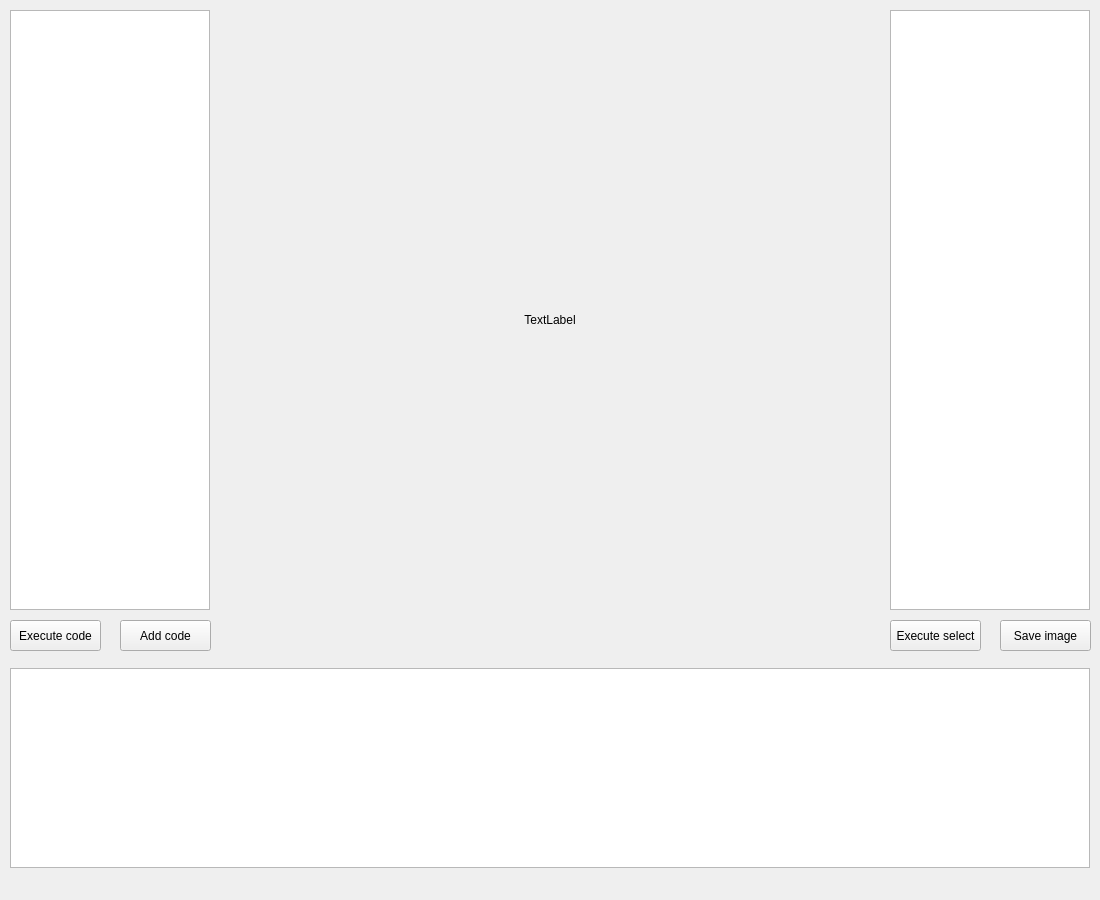
<?xml version="1.0" encoding="UTF-8"?>
<ui version="4.0">
 <class>MainWindow</class>
 <widget class="QMainWindow" name="MainWindow">
  <property name="geometry">
   <rect>
    <x>0</x>
    <y>0</y>
    <width>1100</width>
    <height>900</height>
   </rect>
  </property>
  <property name="minimumSize">
   <size>
    <width>1100</width>
    <height>900</height>
   </size>
  </property>
  <property name="maximumSize">
   <size>
    <width>1100</width>
    <height>900</height>
   </size>
  </property>
  <property name="windowTitle">
   <string>MainWindow</string>
  </property>
  <widget class="QWidget" name="centralwidget">
   <widget class="QPlainTextEdit" name="plainTextCode">
    <property name="geometry">
     <rect>
      <x>10</x>
      <y>668</y>
      <width>1080</width>
      <height>200</height>
     </rect>
    </property>
   </widget>
   <widget class="QPushButton" name="exeCode">
    <property name="geometry">
     <rect>
      <x>10</x>
      <y>620</y>
      <width>91</width>
      <height>31</height>
     </rect>
    </property>
    <property name="text">
     <string>Execute code</string>
    </property>
   </widget>
   <widget class="QPushButton" name="saveImage">
    <property name="geometry">
     <rect>
      <x>1000</x>
      <y>620</y>
      <width>91</width>
      <height>31</height>
     </rect>
    </property>
    <property name="text">
     <string>Save image</string>
    </property>
   </widget>
   <widget class="QPushButton" name="addCode">
    <property name="geometry">
     <rect>
      <x>120</x>
      <y>620</y>
      <width>91</width>
      <height>31</height>
     </rect>
    </property>
    <property name="text">
     <string>Add code</string>
    </property>
   </widget>
   <widget class="QPushButton" name="excCodeBar">
    <property name="geometry">
     <rect>
      <x>890</x>
      <y>620</y>
      <width>91</width>
      <height>31</height>
     </rect>
    </property>
    <property name="text">
     <string>Execute select</string>
    </property>
   </widget>
   <widget class="QLabel" name="lableImage">
    <property name="geometry">
     <rect>
      <x>250</x>
      <y>20</y>
      <width>600</width>
      <height>600</height>
     </rect>
    </property>
    <property name="text">
     <string>TextLabel</string>
    </property>
    <property name="alignment">
     <set>Qt::AlignCenter</set>
    </property>
   </widget>
   <widget class="QListWidget" name="listWidget">
    <property name="geometry">
     <rect>
      <x>890</x>
      <y>10</y>
      <width>200</width>
      <height>600</height>
     </rect>
    </property>
   </widget>
   <widget class="QListWidget" name="listWidget_2">
    <property name="geometry">
     <rect>
      <x>10</x>
      <y>10</y>
      <width>200</width>
      <height>600</height>
     </rect>
    </property>
   </widget>
  </widget>
  <widget class="QMenuBar" name="menubar">
   <property name="geometry">
    <rect>
     <x>0</x>
     <y>0</y>
     <width>1100</width>
     <height>22</height>
    </rect>
   </property>
  </widget>
 </widget>
 <resources/>
 <connections/>
</ui>
